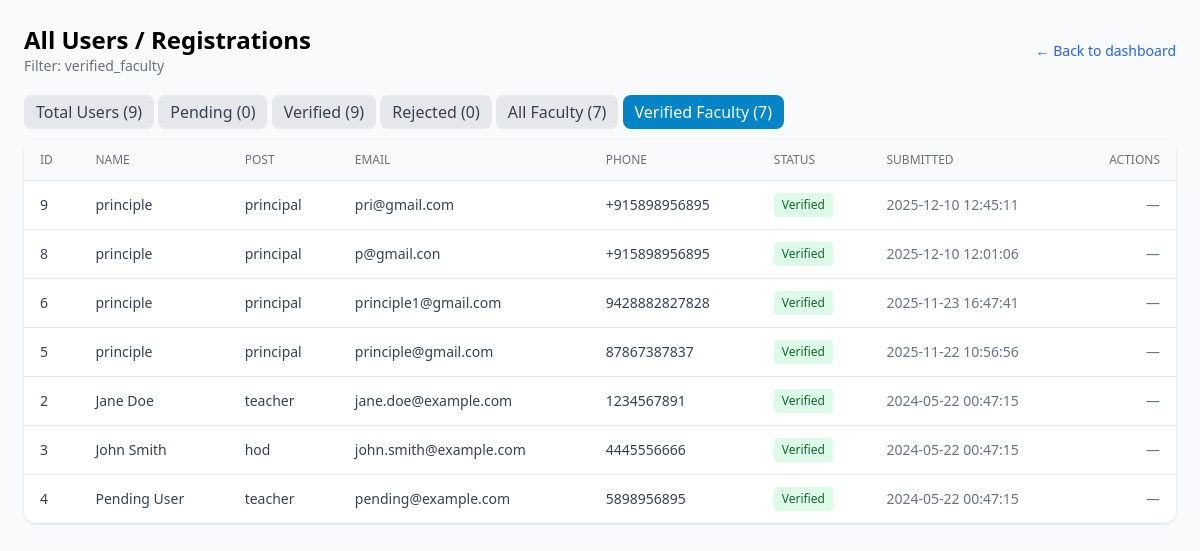
Page /manage_users.php?filter=verified_faculty on the committed database.
### tables this page shows
CREATE TABLE `users` (
  `id` int(11) NOT NULL AUTO_INCREMENT,
  `name` varchar(255) NOT NULL,
  `gender` enum('male','female','other') DEFAULT NULL,
  `date_of_birth` date DEFAULT NULL,
  `post` enum('admin','principal','vice_principal','hod','teacher','faculty') NOT NULL,
  `designation` varchar(255) DEFAULT NULL,
  `college_name` varchar(255) NOT NULL,
  `college_id` int(11) DEFAULT NULL,
  `department_id` int(11) DEFAULT NULL,
  `department` varchar(100) DEFAULT NULL,
  `qualification` varchar(255) DEFAULT NULL,
  `experience` int(11) DEFAULT 0,
  `phone` varchar(20) NOT NULL,
  `employee_id` varchar(50) DEFAULT NULL,
  `email` varchar(255) NOT NULL,
  `profile_photo` varchar(500) DEFAULT NULL,
  `password` varchar(255) DEFAULT NULL,
  `status` enum('pending','verified','rejected') NOT NULL DEFAULT 'pending',
  `is_active` tinyint(1) DEFAULT 1,
  `created_at` timestamp NOT NULL DEFAULT current_timestamp(),
  `last_login` timestamp NULL DEFAULT NULL,
  `expertise_area` text DEFAULT NULL COMMENT 'JSON array',
  `latitude` decimal(10,8) DEFAULT NULL,
  `longitude` decimal(11,8) DEFAULT NULL,
  `last_profile_update` timestamp NULL DEFAULT NULL,
  `profile_completion` int(11) DEFAULT 0 COMMENT 'Percentage',
  `avg_rating` decimal(3,2) DEFAULT NULL,
  `rating_count` int(11) DEFAULT 0,
  `onboarding_completed_at` timestamp NULL DEFAULT NULL,
  `onboarding_step` int(11) DEFAULT 0,
  `profile_data` text DEFAULT NULL COMMENT 'JSON data for teacher profile',
  `address` text DEFAULT NULL COMMENT 'User residential address',
  `profile_completed` tinyint(1) DEFAULT 0 COMMENT 'Whether teacher completed onboarding',
  `raw_password` varchar(255) DEFAULT 'Welcome@123' COMMENT 'Plain text password for admin reference',
  `verified_by` int(11) DEFAULT NULL COMMENT 'User ID who verified this account',
  `staff_id` varchar(50) DEFAULT NULL COMMENT 'Unique staff ID (fixed)',
  `date_of_joining` date DEFAULT NULL COMMENT 'Joining date (fixed)',
  `personal_email` varchar(255) DEFAULT NULL COMMENT 'Personal email (editable)',
  `alternate_phone` varchar(20) DEFAULT NULL COMMENT 'Alternate phone (editable)',
  `current_address` text DEFAULT NULL COMMENT 'Current address (editable)',
  `permanent_address` text DEFAULT NULL COMMENT 'Permanent address (editable)',
  `aadhar_number` varchar(12) DEFAULT NULL COMMENT 'Aadhar number',
  `specialization` varchar(255) DEFAULT NULL COMMENT 'Specialization/Subject',
  `experience_years` int(11) DEFAULT 0 COMMENT 'Years of experience',
  `emergency_contact_name` varchar(255) DEFAULT NULL COMMENT 'Emergency contact name',
  `emergency_contact_phone` varchar(20) DEFAULT NULL COMMENT 'Emergency contact phone',
  PRIMARY KEY (`id`),
  UNIQUE KEY `email` (`email`),
  KEY `idx_college_id` (`college_id`),
  KEY `idx_verified_by` (`verified_by`),
  KEY `idx_staff_id` (`staff_id`),
  KEY `idx_users_college` (`college_id`),
  KEY `idx_users_dept` (`department_id`),
  KEY `idx_users_role` (`post`),
  CONSTRAINT `fk_user_college` FOREIGN KEY (`college_id`) REFERENCES `colleges` (`id`) ON DELETE SET NULL,
  CONSTRAINT `fk_users_college` FOREIGN KEY (`college_id`) REFERENCES `colleges` (`id`) ON DELETE SET NULL,
  CONSTRAINT `fk_users_dept` FOREIGN KEY (`department_id`) REFERENCES `departments` (`id`) ON DELETE SET NULL
);

### manage_users.php (the view, shortened to what this page needs)
<?php
require_once __DIR__ . '/config/db.php';
$users = [];
$counts = [
    'total' => 0, 'pending' => 0, 'verified' => 0,
    'rejected' => 0, 'faculty' => 0, 'verified_faculty' => 0,
];
try {
  $filter = $_GET['filter'] ?? '';
  $allowedPosts = ['teacher','hod','vice_principal','vice principal','vice-principal','vp','principal','professor','lecturer','faculty','assistant_professor','assoc_professor','asst_professor'];
  $hasRoleColumn = false;
  try {
      $hasRoleColumn = (bool) $pdo->query("SHOW COLUMNS FROM users LIKE 'role'")->fetch();
  } catch (Exception $e) {
      $hasRoleColumn = false;
  }
  $counts['total'] = (int) $pdo->query("SELECT COUNT(*) FROM users")->fetchColumn();
  $counts['pending'] = (int) $pdo->query("SELECT COUNT(*) FROM users WHERE status='pending'")->fetchColumn();
  $counts['verified'] = (int) $pdo->query("SELECT COUNT(*) FROM users WHERE status='verified'")->fetchColumn();
  $counts['rejected'] = (int) $pdo->query("SELECT COUNT(*) FROM users WHERE status='rejected'")->fetchColumn();
  $facultyPlaceholders = implode(',', array_fill(0, count($allowedPosts), '?'));
  $facultyConditionSQL = $hasRoleColumn
    ? "(role = 'faculty' OR post IN ($facultyPlaceholders))"
    : "post IN ($facultyPlaceholders)";
  $stmt_faculty_count = $pdo->prepare("SELECT COUNT(*) FROM users WHERE $facultyConditionSQL");
  $stmt_faculty_count->execute($allowedPosts);
  $counts['faculty'] = (int) $stmt_faculty_count->fetchColumn();
  $stmt_verified_faculty_count = $pdo->prepare("SELECT COUNT(*) FROM users WHERE status = 'verified' AND $facultyConditionSQL");
  $stmt_verified_faculty_count->execute($allowedPosts);
  $counts['verified_faculty'] = (int) $stmt_verified_faculty_count->fetchColumn();
  $baseSql = "SELECT id, name, post, college_name, phone, email, status, created_at FROM users";
  $whereClause = '';
  $params = [];
  if ($filter === 'pending') {
    $whereClause = "WHERE status = 'pending'";
  } elseif ($filter === 'verified') {
    $whereClause = "WHERE status = 'verified'";
  } elseif ($filter === 'rejected') {
    $whereClause = "WHERE status = 'rejected'";
  } elseif ($filter === 'faculty') {
    $whereClause = "WHERE $facultyConditionSQL";
    $params = $allowedPosts;
  } elseif ($filter === 'verified_faculty') {
    $whereClause = "WHERE status = 'verified' AND $facultyConditionSQL";
    $params = $allowedPosts;
  }
  $sql = "$baseSql $whereClause ORDER BY created_at DESC";
  $stmt = $pdo->prepare($sql);
  $stmt->execute($params);
  $users = $stmt->fetchAll(PDO::FETCH_ASSOC);
} catch (Exception $e) {
  error_log('manage_users error: ' . $e->getMessage());
}
?>
<!doctype html>
<html lang="en">
<head>
  <script src="https://cdn.tailwindcss.com"></script>
</head>
<body class="min-h-screen bg-gray-50 p-6">
  <div class="max-w-6xl mx-auto">
    <div class="mb-6 flex items-center justify-between">
      <div>
        <h1 class="text-2xl font-bold">All Users / Registrations</h1>
        <?php if (!empty($filter)): ?>
          <p class="text-sm text-gray-500">Filter: <span class="font-medium"><?= htmlspecialchars($filter) ?></span></p>
        <?php endif; ?>
      </div>
      <div class="text-right">
        <a href="dashboard.php" class="text-sm text-blue-600">← Back to dashboard</a>
      </div>
    </div>
<div class="mb-4">
        <a href="?" class="px-3 py-1.5 rounded-lg <?= empty($filter) ? 'bg-blue-600 text-white' : 'bg-gray-200 text-gray-700' ?>">Total Users (<?= $counts['total'] ?>)</a>
        <a href="?filter=pending" class="px-3 py-1.5 rounded-lg <?= $filter === 'pending' ? 'bg-yellow-500 text-white' : 'bg-gray-200 text-gray-700' ?>">Pending (<?= $counts['pending'] ?>)</a>
        <a href="?filter=verified" class="px-3 py-1.5 rounded-lg <?= $filter === 'verified' ? 'bg-green-600 text-white' : 'bg-gray-200 text-gray-700' ?>">Verified (<?= $counts['verified'] ?>)</a>
        <a href="?filter=rejected" class="px-3 py-1.5 rounded-lg <?= $filter === 'rejected' ? 'bg-red-600 text-white' : 'bg-gray-200 text-gray-700' ?>">Rejected (<?= $counts['rejected'] ?>)</a>
        <a href="?filter=faculty" class="px-3 py-1.5 rounded-lg <?= $filter === 'faculty' ? 'bg-purple-600 text-white' : 'bg-gray-200 text-gray-700' ?>">All Faculty (<?= $counts['faculty'] ?>)</a>
        <a href="?filter=verified_faculty" class="px-3 py-1.5 rounded-lg <?= $filter === 'verified_faculty' ? 'bg-sky-600 text-white' : 'bg-gray-200 text-gray-700' ?>">Verified Faculty (<?= $counts['verified_faculty'] ?>)</a>
      </div>
    <div class="bg-white rounded-xl shadow overflow-auto">
      <table class="min-w-full divide-y divide-gray-200">
        <thead class="bg-gray-50">
          <tr>
            <th class="px-4 py-3 text-left text-xs font-medium text-gray-500 uppercase">ID</th>
            <th class="px-4 py-3 text-left text-xs font-medium text-gray-500 uppercase">Name</th>
            <th class="px-4 py-3 text-left text-xs font-medium text-gray-500 uppercase">Post</th>
            <th class="px-4 py-3 text-left text-xs font-medium text-gray-500 uppercase">Email</th>
            <th class="px-4 py-3 text-left text-xs font-medium text-gray-500 uppercase">Phone</th>
            <th class="px-4 py-3 text-left text-xs font-medium text-gray-500 uppercase">Status</th>
            <th class="px-4 py-3 text-left text-xs font-medium text-gray-500 uppercase">Submitted</th>
            <th class="px-4 py-3 text-right text-xs font-medium text-gray-500 uppercase">Actions</th>
          </tr>
        </thead>
        <tbody class="bg-white divide-y divide-gray-200">
          <?php if (empty($users)): ?>
            <tr>
              <td class="px-4 py-6 text-center" colspan="8">No users found for this filter.</td>
            </tr>
          <?php else: foreach ($users as $u): ?>
            <tr>
              <td class="px-4 py-3 text-sm text-gray-700"><?= htmlspecialchars($u['id']) ?></td>
              <td class="px-4 py-3 text-sm text-gray-700"><?= htmlspecialchars($u['name']) ?></td>
              <td class="px-4 py-3 text-sm text-gray-700"><?= htmlspecialchars($u['post']) ?></td>
              <td class="px-4 py-3 text-sm text-gray-700"><?= htmlspecialchars($u['email']) ?></td>
              <td class="px-4 py-3 text-sm text-gray-700"><?= htmlspecialchars($u['phone']) ?></td>
              <td class="px-4 py-3 text-sm">
                <?php if ($u['status'] === 'pending'): ?>
                  <span class="inline-block bg-yellow-100 text-yellow-800 px-2 py-1 rounded text-xs">Pending</span>
                <?php elseif ($u['status'] === 'verified'): ?>
                  <span class="inline-block bg-green-100 text-green-800 px-2 py-1 rounded text-xs">Verified</span>
                <?php elseif ($u['status'] === 'rejected'): ?>
                  <span class="inline-block bg-red-100 text-red-800 px-2 py-1 rounded text-xs">Rejected</span>
                <?php else: ?>
                  <span class="inline-block bg-gray-100 text-gray-800 px-2 py-1 rounded text-xs"><?= htmlspecialchars($u['status']) ?></span>
                <?php endif; ?>
              </td>
              <td class="px-4 py-3 text-sm text-gray-500"><?= htmlspecialchars($u['created_at']) ?></td>
              <td class="px-4 py-3 text-right text-sm">
                <?php if ($u['status'] === 'pending'): ?>
                  <form method="post" action="verify_users.php" style="display:inline" onsubmit="return confirm('Verify this user?')">
                    <input type="hidden" name="action" value="verify">
                    <input type="hidden" name="id" value="<?= htmlspecialchars($u['id']) ?>">
                    <input type="hidden" name="from" value="manage">
                    <input type="hidden" name="csrf_token" value="<?= htmlspecialchars($_SESSION['csrf_token']) ?>">
                    <button type="submit" class="text-sm text-green-600 hover:underline mr-3">Verify</button>
                  </form>
                  <form method="post" action="verify_users.php" style="display:inline" onsubmit="return confirm('Reject this user? This will mark the registration as rejected.')">
                    <input type="hidden" name="action" value="reject">
                    <input type="hidden" name="id" value="<?= htmlspecialchars($u['id']) ?>">
                    <input type="hidden" name="from" value="manage">
                    <input type="hidden" name="csrf_token" value="<?= htmlspecialchars($_SESSION['csrf_token']) ?>">
                    <button type="submit" class="text-sm text-red-600 hover:underline">Reject</button>
                  </form>
                <?php else: ?>
                  <span class="text-sm text-gray-500">—</span>
                <?php endif; ?>
              </td>
            </tr>
          <?php endforeach; endif; ?>
        </tbody>
      </table>
    </div>
  </div>
</body>
</html>

### rows in the picture
users: id "9", name "principle", post "principal", email "pri@gmail.com", phone "+915898956895", status "Verified", created_at "2025-12-10 12:45:11"
users: id "8", name "principle", post "principal", email "p@gmail.con", phone "+915898956895", status "Verified", created_at "2025-12-10 12:01:06"
users: id "6", name "principle", post "principal", email "principle1@gmail.com", phone "9428882827828", status "Verified", created_at "2025-11-23 16:47:41"
users: id "5", name "principle", post "principal", email "principle@gmail.com", phone "87867387837", status "Verified", created_at "2025-11-22 10:56:56"
users: id "2", name "Jane Doe", post "teacher", email "jane.doe@example.com", phone "1234567891", status "Verified", created_at "2024-05-22 00:47:15"
users: id "3", name "John Smith", post "hod", email "john.smith@example.com", phone "4445556666", status "Verified", created_at "2024-05-22 00:47:15"
users: id "4", name "Pending User", post "teacher", email "pending@example.com", phone "5898956895", status "Verified", created_at "2024-05-22 00:47:15"

### other values in the picture
$filter "verified_faculty"
$counts['total'] "9"
$counts['pending'] "0"
$counts['verified'] "9"
$counts['rejected'] "0"
$counts['faculty'] "7"
$counts['verified_faculty'] "7"
